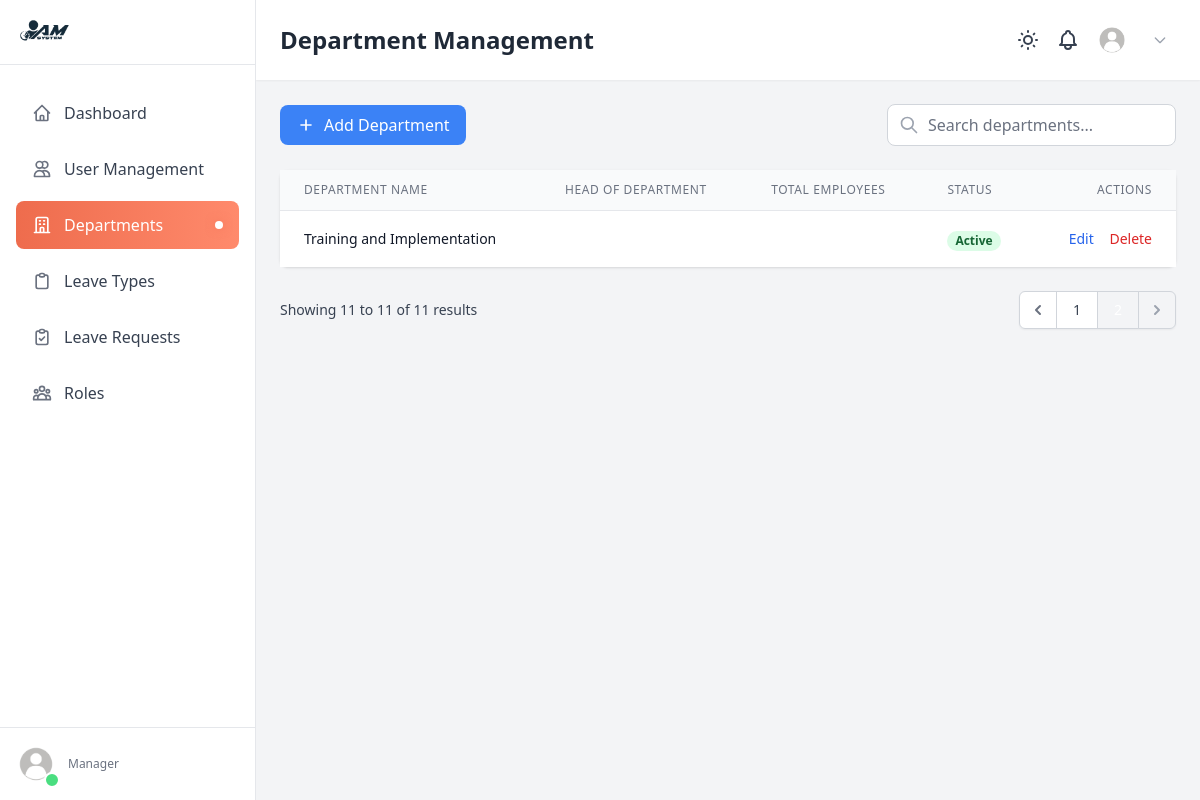
The page /management/departments/?page=2 on the database as committed earlier.
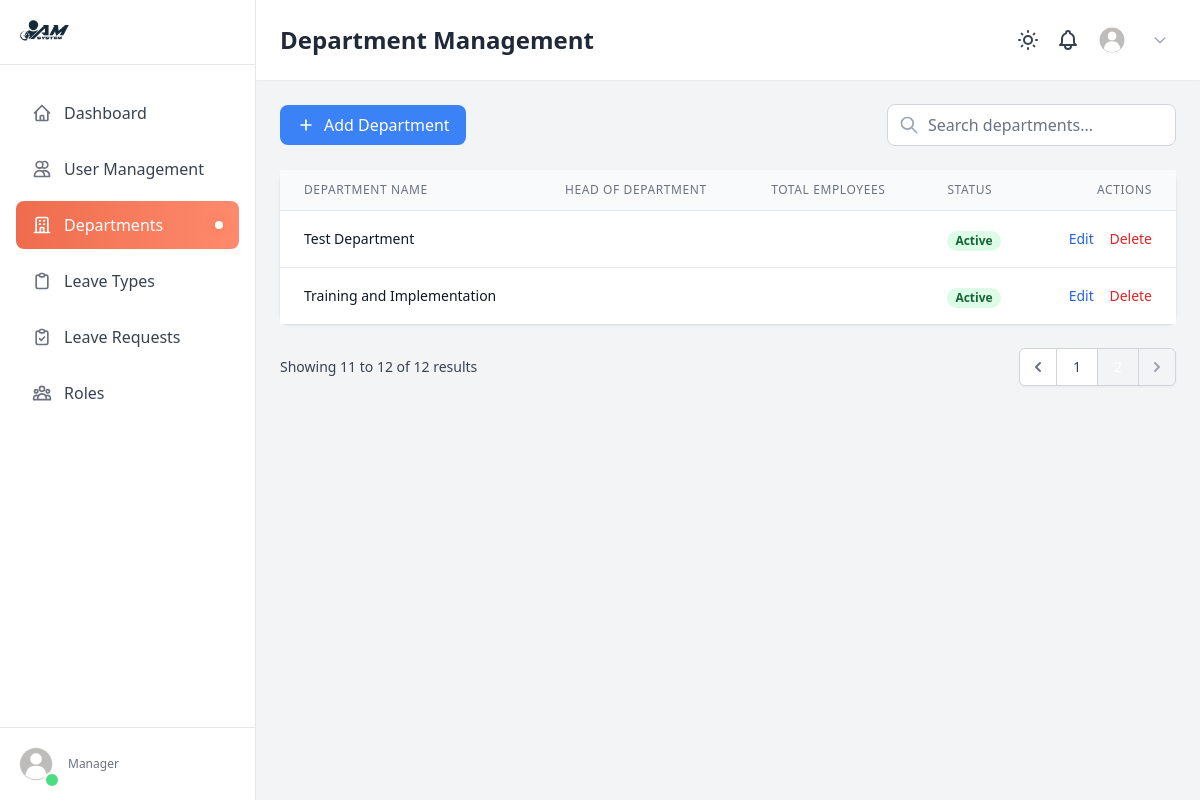
The same page on the database as committed later.
### management/models.py (models this page shows, shortened)
class Department(models.Model):
    id = models.AutoField(primary_key=True)
    name = models.CharField(max_length=100, unique=True)
    role = models.ManyToManyField(Role, related_name='departments')

### dashboard/views.py (the view)
# urls.py: path('management/departments/', views.manager_departments, name='manager_departments'),
def manager_departments(request):
    departments_list = Department.objects.all().order_by('name')
    per_page = 10
    paginator = Paginator(departments_list, per_page)
    page = request.GET.get('page', 1)
    try:
        departments = paginator.page(page)
    except Paginator.PageNotAnInteger:
        departments = paginator.page(1)
    except Paginator.EmptyPage:
        departments = paginator.page(paginator.num_pages)
    return render(request, 'dashboard/manager/manager_manage_departments.html', {
        'departments': departments,
        'total_departments': paginator.count,
        'total_pages': paginator.num_pages,
        'current_page': int(page)
    })

### dashboard/templates/dashboard/manager/manager_manage_departments.html (shortened to what the changed rows need)
{% extends 'dashboard/base.html' %}
{% load static %}
{% block content %}
<div class="flex overflow-hidden h-screen">
    <main class="overflow-y-auto flex-1 bg-gray-100 dark:bg-gray-900">
        <div class="bg-white shadow-sm dark:bg-gray-800">
            <div class="flex justify-between items-center px-6 py-4">
                <h1 class="text-2xl font-semibold text-gray-800 dark:text-white">Department Management</h1>
            </div>
        </div>
        <div class="p-6">
            <div class="bg-white rounded-lg shadow dark:bg-gray-800">
                <div class="overflow-x-auto">
                    <table class="min-w-full divide-y divide-gray-200 dark:divide-gray-700">
                        <thead class="bg-gray-50 dark:bg-gray-700">
                            <tr>
                                <th class="px-6 py-3 text-xs font-medium tracking-wider text-left text-gray-500 uppercase dark:text-gray-300">Department Name</th>
                                <th class="px-6 py-3 text-xs font-medium tracking-wider text-left text-gray-500 uppercase dark:text-gray-300">Head of Department</th>
                                <th class="px-6 py-3 text-xs font-medium tracking-wider text-left text-gray-500 uppercase dark:text-gray-300">Total Employees</th>
                                <th class="px-6 py-3 text-xs font-medium tracking-wider text-left text-gray-500 uppercase dark:text-gray-300">Status</th>
                                <th class="px-6 py-3 text-xs font-medium tracking-wider text-right text-gray-500 uppercase dark:text-gray-300">Actions</th>
                            </tr>
                        </thead>
                        <tbody class="bg-white divide-y divide-gray-200 dark:bg-gray-800 dark:divide-gray-700">
                            {% for department in departments %}
                            <tr class="transition-colors duration-200 hover:bg-gray-50 dark:hover:bg-gray-700">
                                <td class="px-6 py-4 text-sm text-gray-900 whitespace-nowrap dark:text-gray-100">{{ department.name }}</td>
                                <td class="px-6 py-4 text-sm text-gray-900 whitespace-nowrap dark:text-gray-100">{{ department.manager_name }}</td>
                                <td class="px-6 py-4 text-sm text-gray-900 whitespace-nowrap dark:text-gray-100">{{ department.employees_count }}</td>
                                <td class="px-6 py-4 whitespace-nowrap">
                                    <span class="inline-flex px-2 text-xs font-semibold leading-5 text-green-800 bg-green-100 rounded-full dark:bg-green-900 dark:text-green-100">Active</span>
                                </td>
                                <td class="px-6 py-4 text-sm font-medium text-right whitespace-nowrap">
                                    <button class="mr-3 text-blue-600 dark:text-blue-400 hover:text-blue-900 dark:hover:text-blue-300">Edit</button>
                                    <button class="text-red-600 dark:text-red-400 hover:text-red-900 dark:hover:text-red-300">Delete</button>
                                </td>
                            </tr>
                            {% endfor %}
                        </tbody>
                    </table>
                </div>
            </div>
            <div class="flex justify-between items-center mt-6">
                <div class="hidden sm:flex-1 sm:flex sm:items-center sm:justify-between">
                    <div>
                        <p class="text-sm text-gray-700 dark:text-gray-300">
                            Showing <span class="font-medium">{{ departments.start_index }}</span> to <span class="font-medium">{{ departments.end_index }}</span> of <span class="font-medium">{{ departments.paginator.count }}</span> results
                        </p>
                    </div>
                    <div>
                        <nav class="inline-flex relative z-0 -space-x-px rounded-md shadow-sm" aria-label="Pagination">
                            {% if departments.has_previous %}
                            <a href="?page={{ departments.previous_page_number }}" class="inline-flex relative items-center px-2 py-2 text-sm font-medium text-gray-500 bg-white rounded-l-md border border-gray-300 dark:border-gray-600 dark:bg-gray-800 dark:text-gray-400 hover:bg-gray-50 dark:hover:bg-gray-700">
                                <svg class="w-5 h-5" xmlns="http://www.w3.org/2000/svg" viewBox="0 0 20 20" fill="currentColor" aria-hidden="true">
                                    <path fill-rule="evenodd" d="M12.707 5.293a1 1 0 010 1.414L9.414 10l3.293 3.293a1 1 0 01-1.414 1.414l-4-4a1 1 0 010-1.414l4-4a1 1 0 011.414 0z" clip-rule="evenodd" />
                                </svg>
                            </a>
                            {% endif %}
                            {% for i in departments.paginator.page_range %}
                                {% if departments.number == i %}
                                <button class="inline-flex relative items-center px-4 py-2 text-sm font-medium text-white border border-gray-300 dark:border-gray-600 bg-coral">{{ i }}</button>
                                {% else %}
                                <a href="?page={{ i }}" class="inline-flex relative items-center px-4 py-2 text-sm font-medium text-gray-700 bg-white border border-gray-300 dark:border-gray-600 dark:bg-gray-800 dark:text-gray-200 hover:bg-gray-50 dark:hover:bg-gray-700">{{ i }}</a>
                                {% endif %}
                            {% endfor %}
                            {% if departments.has_next %}
                            <a href="?page={{ departments.next_page_number }}" class="inline-flex relative items-center px-2 py-2 text-sm font-medium text-gray-500 bg-white rounded-r-md border border-gray-300 dark:border-gray-600 dark:bg-gray-800 dark:text-gray-400 hover:bg-gray-50 dark:hover:bg-gray-700">
                                <span class="sr-only">Next</span>
                                <svg class="w-5 h-5" xmlns="http://www.w3.org/2000/svg" viewBox="0 0 20 20" fill="currentColor" aria-hidden="true">
                                    <path fill-rule="evenodd" d="M7.293 14.707a1 1 0 010-1.414L10.586 10 7.293 6.707a1 1 0 011.414-1.414l4 4a1 1 0 010 1.414l-4 4a1 1 0 01-1.414 0z" clip-rule="evenodd" />
                                </svg>
                            </a>
                            {% else %}
                            <button disabled class="inline-flex relative items-center px-2 py-2 text-sm font-medium text-gray-400 bg-gray-100 rounded-r-md border border-gray-300 dark:border-gray-600 dark:bg-gray-700 dark:text-gray-500 cursor-not-allowed">
                                <svg class="w-5 h-5" xmlns="http://www.w3.org/2000/svg" viewBox="0 0 20 20" fill="currentColor" aria-hidden="true">
                                    <path fill-rule="evenodd" d="M7.293 14.707a1 1 0 010-1.414L10.586 10 7.293 6.707a1 1 0 011.414-1.414l4 4a1 1 0 010 1.414l-4 4a1 1 0 01-1.414 0z" clip-rule="evenodd" />
                                </svg>
                            </button>
                            {% endif %}
                        </nav>
                    </div>
                </div>
            </div>
        </div>
    </main>
</div>
{% endblock %}

Rows that differ between the two databases and show on the page:
added Department: name "Test Department"
Other text that changed with them:
{{ departments.end_index }}: "11" → "12"
{{ departments.paginator.count }}: "11" → "12"
